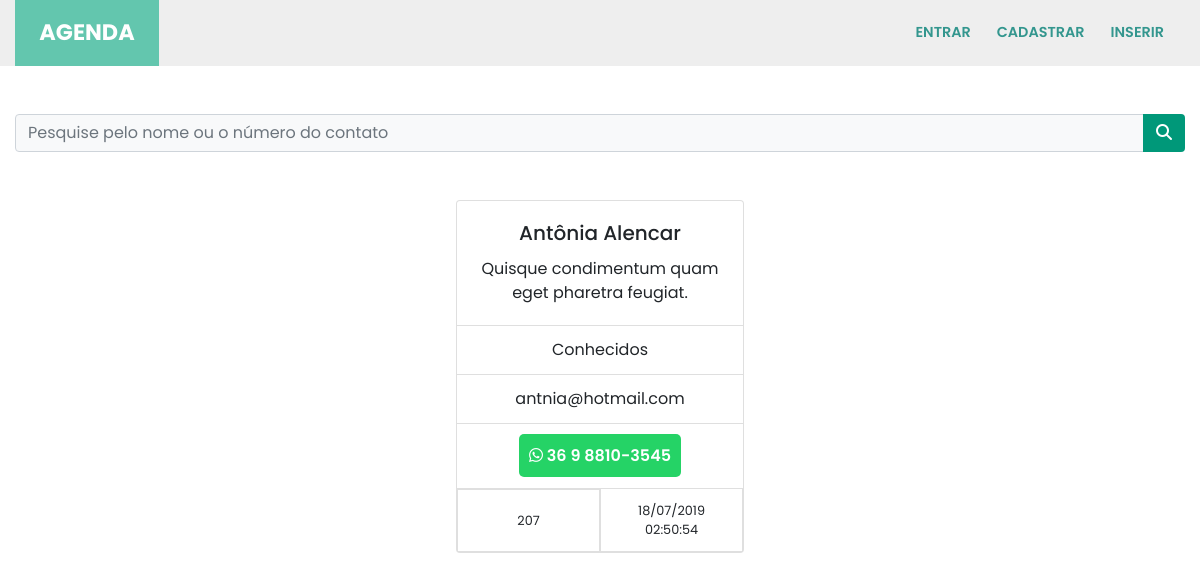
Before: /207 with the older database file.
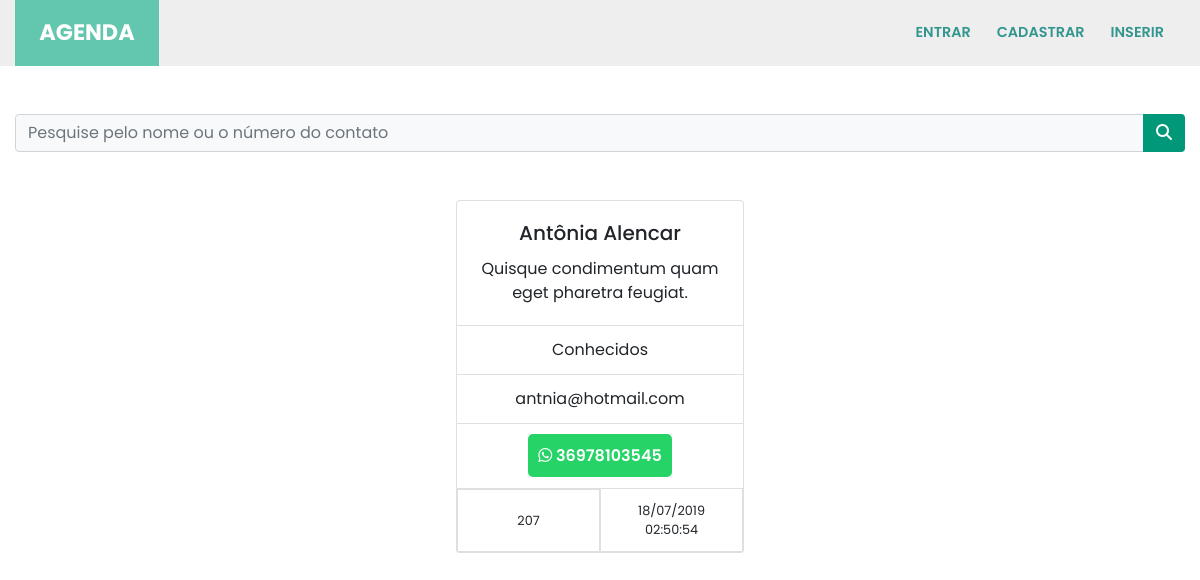
After: the same page with the newer database file.
### contatos/models.py (models this page shows, shortened)
class Contato(models.Model):
    nome = models.CharField(max_length=150)
    sobrenome = models.CharField(max_length=255, blank=True)
    telefone = models.CharField(max_length=255)
    email = models.CharField(max_length=255, blank=True)
    data_criacao = models.DateTimeField(default=timezone.now)
    descricao = models.TextField(blank=True)
    categoria = models.ForeignKey(Categoria, on_delete=models.DO_NOTHING)
    mostrar = models.BooleanField(default=True)
    foto = models.ImageField(blank=True, upload_to='fotos/%Y/%m/')

class Categoria(models.Model):
    nome = models.CharField(max_length=255)
    def __str__(self):
        return self.nome

### contatos/views.py (the view)
# urls.py: path('<int:contato_id>', views.ver_contato, name='ver_contato'),
def ver_contato(request, contato_id):
    contato = get_object_or_404(Contato, id=contato_id)
    if not contato.mostrar:
        raise Http404()
    return render(request, 'contatos/ver_contato.html', {
        'contato': contato
    })

### contatos/templates/contatos/ver_contato.html (shortened to what this page needs)
{% extends 'base.html' %}
{%block conteudo%}
<div class="card text-center my-3 d-block mx-auto" style="width: 18rem;">
    <div class="card-body">
        <h5 class="card-title">
            {{ contato.nome }} {{ contato.sobrenome }}
        </h5>
        <p class="card-text">
            {{ contato.descricao }}
        </p>
    </div>
    <ul class="list-group list-group-flush">
        <li class="list-group-item">
            {{ contato.categoria }}
        </li>
        <li class="list-group-item">
            {{ contato.email }}
        </li>
    </ul>
    <div class="card-body">
        <a id="wpp" target="_blank" href="https://api.whatsapp.com/send?phone=15551234567">
            <i class="fab fa-whatsapp"></i>
            {{ contato.telefone }}
        </a>
    </div>
    <ul class="list-group list-group-flush">
        <div class="column d-flex">
            <small class="list-group-item w-100 d-flex align-items-center justify-content-center">
                {{ contato.id }}
            </small>
            <small class="list-group-item w-100">
                {{ contato.data_criacao|date:'d/m/Y H:i:s' }}
            </small>
        </div>
    </ul>
</div>
</div>
{%endblock%}

Changed rows visible on the page:
changed Contato "Antônia": telefone "36 9 8810-3545" → "36978103545"
